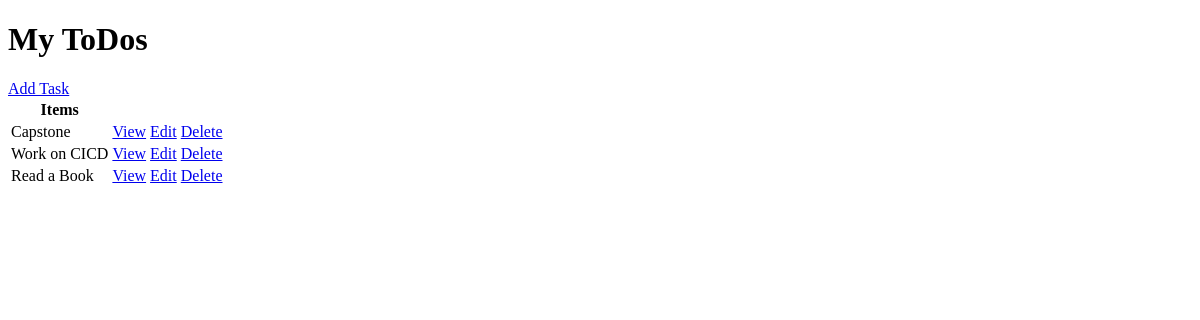
Before: / with the older database file.
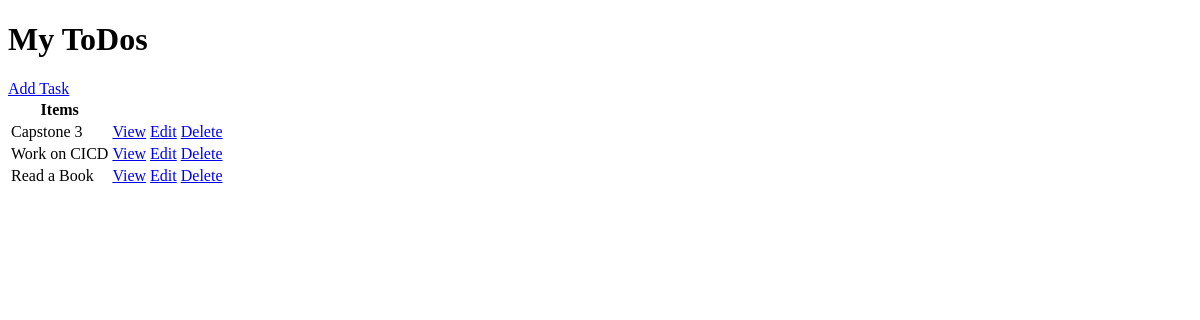
After: the same page with the newer database file.
### core/todo/models.py (models this page shows, shortened)
class Task(models.Model):
    user = models.ForeignKey(User, on_delete=models.CASCADE, null=True, blank=True)
    title = models.CharField(_("title"), max_length=50 )
    description = models.TextField(null=True, blank=True)
    complete = models.BooleanField(default=False)
    create = models.DateTimeField(auto_now_add=True)
    class Meta:
        ordering = ['complete']

### core/todo/views.py (the view)
# urls.py: path("", TaskListView.as_view(), name="tasks"),
class TaskListView(ListView):
    model = Task
    template_name = 'tasks.html'
    context_object_name = "tasks" #-> overide the default object_list

### templates/tasks.html (shortened to what this page needs)
<!DOCTYPE html>
<html lang="en">
<head>
</head>
<body>
    <h1>My ToDos</h1>
    <a href="{% url 'create-task' %}">Add Task</a>
    <table>
        <tr>
            <th>Items</th>
            {% for task in tasks %}
                <tr>
                    <td>{{ task.title }}</td>
                    <td><a href="{% url 'task' task.id %}">View</a></td>
                    <td><a href="{% url 'task-edit' task.id %}">Edit</a></td>
                    <td><a href="{% url 'task-delete' task.id %}">Delete</a></td>
                </tr>
            {% empty %}
                <h3>No items in the list!</h3>
            {% endfor %}
        </tr>
    </table>
</body>
</html>

Changed rows visible on the page:
changed Task: title "Capstone" → "Capstone 3"
